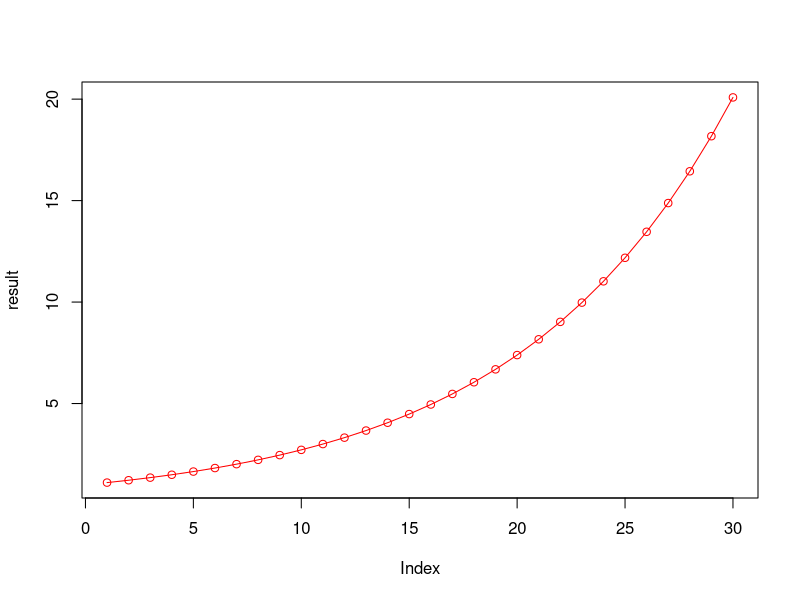

R code for this plot:
melthus = function(N0, r, t) {
  result = N0*exp(r*t)
  return (result)
}

result = melthus (N0 = 1, r = 0.1, 1:30)
plot(result, type = "o", col = 'red')